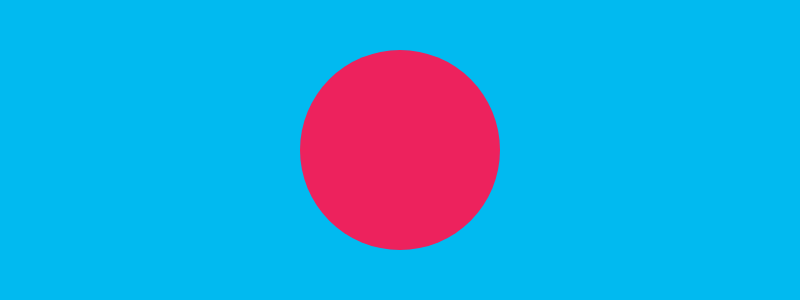
Frame 1 (no input)
Frame 60 (no input): identical to frame 1, image omitted
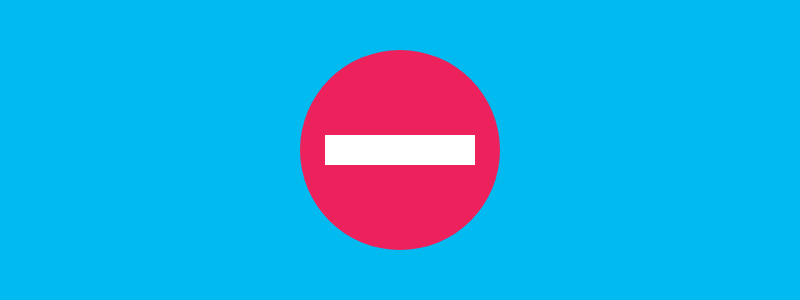
Frame 120 (the mouse pressed at the canvas centre since frame 60)

The p5.js sketch that drew these frames (run headless with seeded random() and noise() and a simulated clock; from frame 60 on, the mouse is pressed at the canvas centre):

// p5.js sketch
// ── sketch.js
function setup() {
    createCanvas(800,300);
    rectMode(CENTER);
}

function draw() {
    background(1,186,240);

    var x = width/2;
    var y = height/2;
    var size = 200;

    fill(237,34,93);
    noStroke();
    ellipse(x,y,size,size);

    if(mouseIsPressed === true) {
        fill(255);
        rect(x,y,size*0.75,size*0.15);
    }
}
// ── sketch2.js
var toggle = true;

function setup() {
    createCanvas(800,300);
    rectMode(CENTER);
}

function draw() {
    if(mouseIsPressed === true) {
        toggle = !toggle;
    }

    if(toggle === true) {
        background(1,186,240);
    } else {
        background(250,150,50);
    }

    var x = width/2;
    var y = height/2;
    var size = 200;

    fill(237,34,93);
    noStroke();
    ellipse(x,y,size,size);

    fill(255);
    rect(x,y,size*0.75,size*0.15);
}
// ── sketch3.js
function setup () {
    createCanvas(800,300);
}

function draw() {
    background(1,75,100);

    var x = mouseX;
    var y = mouseY;
    var size = 50;

    fill(237,34,93);
    noStroke();
    ellipse(x,y,size,size);
}
// ── sketch4.js
function setup() {
    createCanvas(800,300);
}

function draw() {
    background(1,75,100);

    if(mouseIsPressed === true) {
        fill(237,34,93);
        noStroke();
        rect(mouseX,mouseY,50,50);
    }
}
